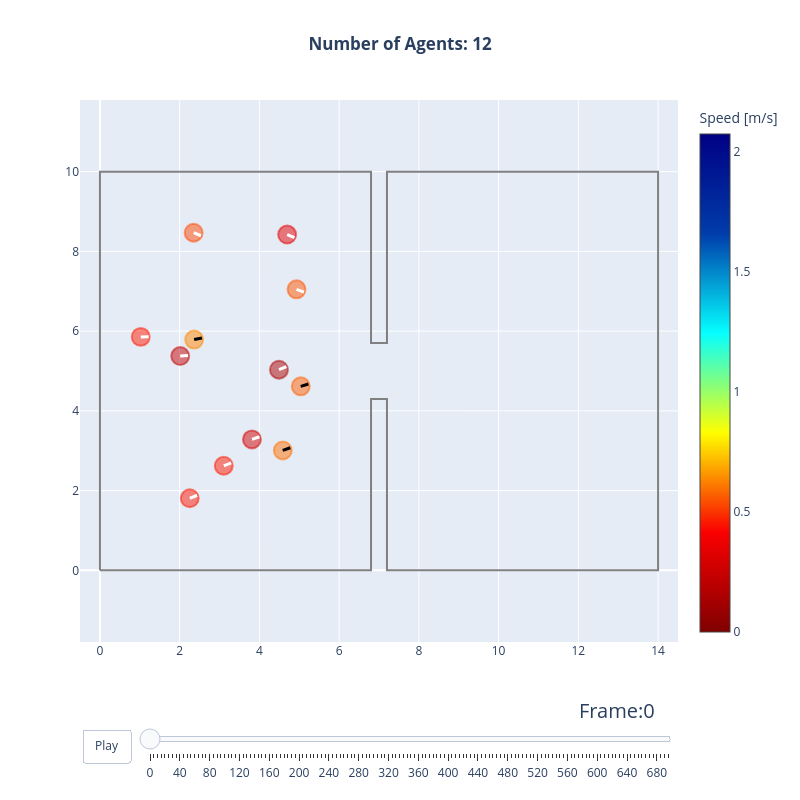

Notebook code cell kept with this figure:
### Markdown cell above
## Scenario 2 -- bottleneck (12 agents, 1.4 m aperture)

An hourglass room pinched to a 1.4 m opening -- mid-range of the tier-1
training distribution. This probes crowd behaviour rather than solo
navigation: queueing, merging and flow through the neck.

With training-parity contact physics active (the `walkable_geometry`
argument), agents can no longer pass through each other: a real queue
forms at the neck. Observed here: all 12 agents exit in ~30 s of
simulated time with a minimum centre-to-centre distance of ~0.29 m
(head-on body contact is 0.30 m; pre-physics this bottomed out at
~0.04 m). Note the honest trade-off: hard contact turns ghosting into
queueing, and the resulting bottleneck throughput sits below the
empirical range -- a policy-behaviour question (yielding, dense
packing) rather than an adapter one, consistent with the known
high-density weaknesses of the current checkpoints.

### Code cell
import numpy as np

BOTTLENECK_AREA = shapely.Polygon(
    [
        (0, 0), (6.8, 0), (6.8, 4.3), (7.2, 4.3), (7.2, 0), (14, 0),
        (14, 10), (7.2, 10), (7.2, 5.7), (6.8, 5.7), (6.8, 10), (0, 10),
    ]
)
BOTTLENECK_EXIT = [(13.0, 4.0), (14.0, 4.0), (14.0, 6.0), (13.0, 6.0)]

rng = np.random.default_rng(7)
BOTTLENECK_SPAWNS = [
    (float(x), float(y))
    for x, y in zip(rng.uniform(1.0, 5.5, 12), rng.uniform(1.5, 8.5, 12))
]

bottleneck_file = run_scenario(
    "bottleneck", BOTTLENECK_AREA, BOTTLENECK_EXIT, BOTTLENECK_SPAWNS
)
trajectory_data, walkable_area = read_sqlite_file(bottleneck_file)
animate(trajectory_data, walkable_area, every_nth_frame=5, radius=0.225)

### Figure 1 — Plotly figure (JSON) as saved in the notebook; plotly's stock layout.template omitted (floating-point values rounded to 4 significant figures)
{"data": [{"hoverinfo": "name", "line": {"color": "grey"}, "mode": "lines", "name": "Exterior", "showlegend": false, "type": "scatter", "x": [0.0, 0.0, 6.8, 6.8, 7.2, 7.2, 14.0, 14.0, 7.2, 7.2, 6.8, 6.8, 0.0], "y": [0.0, 10.0, 10.0, 5.7, 5.7, 10.0, 10.0, 0.0, 0.0, 4.3, 4.3, 0.0, 0.0]}, {"hoverinfo": "none", "marker": {"cmax": 2.076, "cmin": 0, "color": [0.1546, 0.4068, 0.09144, 0.1325, 0.3509, 0.3811, 0.2479, 0.1885, 0.4376, 0.2505, 0.4823, 0.2473], "colorbar": {"title": {"text": "Speed [m/s]"}}, "colorscale": [[0.0, "rgb(128,0,0)"], [0.2, "rgb(250,0,0)"], [0.4, "rgb(255,255,0)"], [0.6, "rgb(5,255,255)"], [0.8, "rgb(0,60,170)"], [1.0, "rgb(0,0,131)"]], "size": [0.45, 0.45, 0.45, 0.45, 0.45, 0.45, 0.45, 0.45, 0.45, 0.45, 0.45, 0.45]}, "mode": "markers", "showlegend": false, "text": [0.1546, 0.4068, 0.09144, 0.1325, 0.3509, 0.3811, 0.2479, 0.1885, 0.4376, 0.2505, 0.4823, 0.2473], "type": "scatter", "x": [3.813, 5.037, 4.491, 2.013, 2.351, 4.931, 1.024, 4.696, 4.587, 3.106, 2.364, 2.253], "y": [3.284, 4.616, 5.032, 5.374, 8.469, 7.049, 5.855, 8.423, 3.007, 2.621, 5.788, 1.808]}, {"hoverinfo": "text", "marker": {"opacity": 1, "size": 1}, "mode": "markers", "showlegend": false, "text": ["ID: 5, Pos(3.81,3.28)"], "type": "scatter", "x": [3.813], "y": [3.284]}, {"hoverinfo": "text", "marker": {"opacity": 1, "size": 1}, "mode": "markers", "showlegend": false, "text": ["ID: 6, Pos(5.04,4.62)"], "type": "scatter", "x": [5.037], "y": [4.616]}, {"hoverinfo": "text", "marker": {"opacity": 1, "size": 1}, "mode": "markers", "showlegend": false, "text": ["ID: 7, Pos(4.49,5.03)"], "type": "scatter", "x": [4.491], "y": [5.032]}, {"hoverinfo": "text", "marker": {"opacity": 1, "size": 1}, "mode": "markers", "showlegend": false, "text": ["ID: 8, Pos(2.01,5.37)"], "type": "scatter", "x": [2.013], "y": [5.374]}, {"hoverinfo": "text", "marker": {"opacity": 1, "size": 1}, "mode": "markers", "showlegend": false, "text": ["ID: 9, Pos(2.35,8.47)"], "type": "scatter", "x": [2.351], "y": [8.469]}, {"hoverinfo": "text", "marker": {"opacity": 1, "size": 1}, "mode": "markers", "showlegend": false, "text": ["ID: 10, Pos(4.93,7.05)"], "type": "scatter", "x": [4.931], "y": [7.049]}, {"hoverinfo": "text", "marker": {"opacity": 1, "size": 1}, "mode": "markers", "showlegend": false, "text": ["ID: 11, Pos(1.02,5.86)"], "type": "scatter", "x": [1.024], "y": [5.855]}, {"hoverinfo": "text", "marker": {"opacity": 1, "size": 1}, "mode": "markers", "showlegend": false, "text": ["ID: 12, Pos(4.70,8.42)"], "type": "scatter", "x": [4.696], "y": [8.423]}, {"hoverinfo": "text", "marker": {"opacity": 1, "size": 1}, "mode": "markers", "showlegend": false, "text": ["ID: 13, Pos(4.59,3.01)"], "type": "scatter", "x": [4.587], "y": [3.007]}, {"hoverinfo": "text", "marker": {"opacity": 1, "size": 1}, "mode": "markers", "showlegend": false, "text": ["ID: 14, Pos(3.11,2.62)"], "type": "scatter", "x": [3.106], "y": [2.621]}, {"hoverinfo": "text", "marker": {"opacity": 1, "size": 1}, "mode": "markers", "showlegend": false, "text": ["ID: 15, Pos(2.36,5.79)"], "type": "scatter", "x": [2.364], "y": [5.788]}, {"hoverinfo": "text", "marker": {"opacity": 1, "size": 1}, "mode": "markers", "showlegend": false, "text": ["ID: 16, Pos(2.25,1.81)"], "type": "scatter", "x": [2.253], "y": [1.808]}], "layout": {"autosize": false, "height": 800, "shapes": [{"fillcolor": "rgba(209, 0, 0, 0.5)", "line": {"color": "rgba(209, 0, 0, 0.5)"}, "type": "circle", "x0": 3.588, "x1": 4.038, "xref": "x", "y0": 3.059, "y1": 3.509, "yref": "y"}, {"fillcolor": "rgba(255, 96, 0, 0.5)", "line": {"color": "rgba(255, 96, 0, 0.5)"}, "type": "circle", "x0": 4.812, "x1": 5.262, "xref": "x", "y0": 4.391, "y1": 4.841, "yref": "y"}, {"fillcolor": "rgba(173, 0, 0, 0.5)", "line": {"color": "rgba(173, 0, 0, 0.5)"}, "type": "circle", "x0": 4.266, "x1": 4.716, "xref": "x", "y0": 4.807, "y1": 5.257, "yref": "y"}, {"fillcolor": "rgba(196, 0, 0, 0.5)", "line": {"color": "rgba(196, 0, 0, 0.5)"}, "type": "circle", "x0": 1.788, "x1": 2.238, "xref": "x", "y0": 5.149, "y1": 5.599, "yref": "y"}, {"fillcolor": "rgba(255, 71, 0, 0.5)", "line": {"color": "rgba(255, 71, 0, 0.5)"}, "type": "circle", "x0": 2.126, "x1": 2.576, "xref": "x", "y0": 8.244, "y1": 8.694, "yref": "y"}, {"fillcolor": "rgba(255, 85, 0, 0.5)", "line": {"color": "rgba(255, 85, 0, 0.5)"}, "type": "circle", "x0": 4.706, "x1": 5.156, "xref": "x", "y0": 6.824, "y1": 7.274, "yref": "y"}, {"fillcolor": "rgba(255, 26, 0, 0.5)", "line": {"color": "rgba(255, 26, 0, 0.5)"}, "type": "circle", "x0": 0.7987, "x1": 1.249, "xref": "x", "y0": 5.63, "y1": 6.08, "yref": "y"}, {"fillcolor": "rgba(228, 0, 0, 0.5)", "line": {"color": "rgba(228, 0, 0, 0.5)"}, "type": "circle", "x0": 4.471, "x1": 4.921, "xref": "x", "y0": 8.198, "y1": 8.648, "yref": "y"}, {"fillcolor": "rgba(255, 111, 0, 0.5)", "line": {"color": "rgba(255, 111, 0, 0.5)"}, "type": "circle", "x0": 4.362, "x1": 4.812, "xref": "x", "y0": 2.782, "y1": 3.232, "yref": "y"}, {"fillcolor": "rgba(255, 26, 0, 0.5)", "line": {"color": "rgba(255, 26, 0, 0.5)"}, "type": "circle", "x0": 2.881, "x1": 3.331, "xref": "x", "y0": 2.396, "y1": 2.846, "yref": "y"}, {"fillcolor": "rgba(255, 134, 0, 0.5)", "line": {"color": "rgba(255, 134, 0, 0.5)"}, "type": "circle", "x0": 2.139, "x1": 2.589, "xref": "x", "y0": 5.563, "y1": 6.013, "yref": "y"}, {"fillcolor": "rgba(255, 22, 0, 0.5)", "line": {"color": "rgba(255, 22, 0, 0.5)"}, "type": "circle", "x0": 2.028, "x1": 2.478, "xref": "x", "y0": 1.583, "y1": 2.033, "yref": "y"}, {"line": {"color": "white", "width": 3}, "type": "line", "x0": 3.813, "x1": 4.002, "y0": 3.284, "y1": 3.35}, {"line": {"color": "black", "width": 3}, "type": "line", "x0": 5.037, "x1": 5.229, "y0": 4.616, "y1": 4.674}, {"line": {"color": "white", "width": 3}, "type": "line", "x0": 4.491, "x1": 4.676, "y0": 5.032, "y1": 5.107}, {"line": {"color": "white", "width": 3}, "type": "line", "x0": 2.013, "x1": 2.213, "y0": 5.374, "y1": 5.391}, {"line": {"color": "white", "width": 3}, "type": "line", "x0": 2.351, "x1": 2.536, "y0": 8.469, "y1": 8.392}, {"line": {"color": "white", "width": 3}, "type": "line", "x0": 4.931, "x1": 5.118, "y0": 7.049, "y1": 6.978}, {"line": {"color": "white", "width": 3}, "type": "line", "x0": 1.024, "x1": 1.224, "y0": 5.855, "y1": 5.861}, {"line": {"color": "white", "width": 3}, "type": "line", "x0": 4.696, "x1": 4.88, "y0": 8.423, "y1": 8.346}, {"line": {"color": "black", "width": 3}, "type": "line", "x0": 4.587, "x1": 4.775, "y0": 3.007, "y1": 3.074}, {"line": {"color": "white", "width": 3}, "type": "line", "x0": 3.106, "x1": 3.292, "y0": 2.621, "y1": 2.693}, {"line": {"color": "black", "width": 3}, "type": "line", "x0": 2.364, "x1": 2.559, "y0": 5.788, "y1": 5.828}, {"line": {"color": "white", "width": 3}, "type": "line", "x0": 2.253, "x1": 2.438, "y0": 1.808, "y1": 1.884}], "sliders": [{"active": 0, "currentvalue": {"font": {"size": 20}, "prefix": "Frame:", "visible": true, "xanchor": "right"}, "len": 0.9, "pad": {"b": 10, "t": 50}, "steps": [{"args": [["0"], {"frame": {"duration": 100, "redraw": true}, "mode": "immediate", "transition": {"duration": 500}}], "label": "0", "method": "animate"}, {"args": [["5"], {"frame": {"duration": 100, "redraw": true}, "mode": "immediate", "transition": {"duration": 500}}], "label": "5", "method": "animate"}, {"args": [["10"], {"frame": {"duration": 100, "redraw": true}, "mode": "immediate", "transition": {"duration": 500}}], "label": "10", "method": "animate"}, {"args": [["15"], {"frame": {"duration": 100, "redraw": true}, "mode": "immediate", "transition": {"duration": 500}}], "label": "15", "method": "animate"}, {"args": [["20"], {"frame": {"duration": 100, "redraw": true}, "mode": "immediate", "transition": {"duration": 500}}], "label": "20", "method": "animate"}, {"args": [["25"], {"frame": {"duration": 100, "redraw": true}, "mode": "immediate", "transition": {"duration": 500}}], "label": "25", "method": "animate"}, {"args": [["30"], {"frame": {"duration": 100, "redraw": true}, "mode": "immediate", "transition": {"duration": 500}}], "label": "30", "method": "animate"}, {"args": [["35"], {"frame": {"duration": 100, "redraw": true}, "mode": "immediate", "transition": {"duration": 500}}], "label": "35", "method": "animate"}, {"args": [["40"], {"frame": {"duration": 100, "redraw": true}, "mode": "immediate", "transition": {"duration": 500}}], "label": "40", "method": "animate"}, {"args": [["45"], {"frame": {"duration": 100, "redraw": true}, "mode": "immediate", "transition": {"duration": 500}}], "label": "45", "method": "animate"}, {"args": [["50"], {"frame": {"duration": 100, "redraw": true}, "mode": "immediate", "transition": {"duration": 500}}], "label": "50", "method": "animate"}, {"args": [["55"], {"frame": {"duration": 100, "redraw": true}, "mode": "immediate", "transition": {"duration": 500}}], "label": "55", "method": "animate"}, {"args": [["60"], {"frame": {"duration": 100, "redraw": true}, "mode": "immediate", "transition": {"duration": 500}}], "label": "60", "method": "animate"}, {"args": [["65"], {"frame": {"duration": 100, "redraw": true}, "mode": "immediate", "transition": {"duration": 500}}], "label": "65", "method": "animate"}, {"args": [["70"], {"frame": {"duration": 100, "redraw": true}, "mode": "immediate", "transition": {"duration": 500}}], "label": "70", "method": "animate"}, {"args": [["75"], {"frame": {"duration": 100, "redraw": true}, "mode": "immediate", "transition": {"duration": 500}}], "label": "75", "method": "animate"}, {"args": [["80"], {"frame": {"duration": 100, "redraw": true}, "mode": "immediate", "transition": {"duration": 500}}], "label": "80", "method": "animate"}, {"args": [["85"], {"frame": {"duration": 100, "redraw": true}, "mode": "immediate", "transition": {"duration": 500}}], "label": "85", "method": "animate"}, {"args": [["90"], {"frame": {"duration": 100, "redraw": true}, "mode": "immediate", "transition": {"duration": 500}}], "label": "90", "method": "animate"}, {"args": [["95"], {"frame": {"duration": 100, "redraw": true}, "mode": "immediate", "transition": {"duration": 500}}], "label": "95", "method": "animate"}, {"args": [["100"], {"frame": {"duration": 100, "redraw": true}, "mode": "immediate", "transition": {"duration": 500}}], "label": "100", "method": "animate"}, {"args": [["105"], {"frame": {"duration": 100, "redraw": true}, "mode": "immediate", "transition": {"duration": 500}}], "label": "105", "method": "animate"}, {"args": [["110"], {"frame": {"duration": 100, "redraw": true}, "mode": "immediate", "transition": {"duration": 500}}], "label": "110", "method": "animate"}, {"args": [["115"], {"frame": {"duration": 100, "redraw": true}, "mode": "immediate", "transition": {"duration": 500}}], "label": "115", "method": "animate"}, {"args": [["120"], {"frame": {"duration": 100, "redraw": true}, "mode": "immediate", "transition": {"duration": 500}}], "label": "120", "method": "animate"}, {"args": [["125"], {"frame": {"duration": 100, "redraw": true}, "mode": "immediate", "transition": {"duration": 500}}], "label": "125", "method": "animate"}, {"args": [["130"], {"frame": {"duration": 100, "redraw": true}, "mode": "immediate", "transition": {"duration": 500}}], "label": "130", "method": "animate"}, {"args": [["135"], {"frame": {"duration": 100, "redraw": true}, "mode": "immediate", "transition": {"duration": 500}}], "label": "135", "method": "animate"}, {"args": [["140"], {"frame": {"duration": 100, "redraw": true}, "mode": "immediate", "transition": {"duration": 500}}], "label": "140", "method": "animate"}, {"args": [["145"], {"frame": {"duration": 100, "redraw": true}, "mode": "immediate", "transition": {"duration": 500}}], "label": "145", "method": "animate"}, {"args": [["150"], {"frame": {"duration": 100, "redraw": true}, "mode": "immediate", "transition": {"duration": 500}}], "label": "150", "method": "animate"}, {"args": [["155"], {"frame": {"duration": 100, "redraw": true}, "mode": "immediate", "transition": {"duration": 500}}], "label": "155", "method": "animate"}, {"args": [["160"], {"frame": {"duration": 100, "redraw": true}, "mode": "immediate", "transition": {"duration": 500}}], "label": "160", "method": "animate"}, {"args": [["165"], {"frame": {"duration": 100, "redraw": true}, "mode": "immediate", "transition": {"duration": 500}}], "label": "165", "method": "animate"}, {"args": [["170"], {"frame": {"duration": 100, "redraw": true}, "mode": "immediate", "transition": {"duration": 500}}], "label": "170", "method": "animate"}, {"args": [["175"], {"frame": {"duration": 100, "redraw": true}, "mode": "immediate", "transition": {"duration": 500}}], "label": "175", "method": "animate"}, {"args": [["180"], {"frame": {"duration": 100, "redraw": true}, "mode": "immediate", "transition": {"duration": 500}}], "label": "180", "method": "animate"}, {"args": [["185"], {"frame": {"duration": 100, "redraw": true}, "mode": "immediate", "transition": {"duration": 500}}], "label": "185", "method": "animate"}, {"args": [["190"], {"frame": {"duration": 100, "redraw": true}, "mode": "immediate", "transition": {"duration": 500}}], "label": "190", "method": "animate"}, {"args": [["195"], {"frame": {"duration": 100, "redraw": true}, "mode": "immediate", "transition": {"duration": 500}}], "label": "195", "method": "animate"}, {"args": [["200"], {"frame": {"duration": 100, "redraw": true}, "mode": "immediate", "transition": {"duration": 500}}], "label": "200", "method": "animate"}, {"args": [["205"], {"frame": {"duration": 100, "redraw": true}, "mode": "immediate", "transition": {"duration": 500}}], "label": "205", "method": "animate"}, {"args": [["210"], {"frame": {"duration": 100, "redraw": true}, "mode": "immediate", "transition": {"duration": 500}}], "label": "210", "method": "animate"}, {"args": [["215"], {"frame": {"duration": 100, "redraw": true}, "mode": "immediate", "transition": {"duration": 500}}], "label": "215", "method": "animate"}, {"args": [["220"], {"frame": {"duration": 100, "redraw": true}, "mode": "immediate", "transition": {"duration": 500}}], "label": "220", "method": "animate"}, {"args": [["225"], {"frame": {"duration": 100, "redraw": true}, "mode": "immediate", "transition": {"duration": 500}}], "label": "225", "method": "animate"}, {"args": [["230"], {"frame": {"duration": 100, "redraw": true}, "mode": "immediate", "transition": {"duration": 500}}], "label": "230", "method": "animate"}, {"args": [["235"], {"frame": {"duration": 100, "redraw": true}, "mode": "immediate", "transition": {"duration": 500}}], "label": "235", "method": "animate"}, {"args": [["240"], {"frame": {"duration": 100, "redraw": true}, "mode": "immediate", "transition": {"duration": 500}}], "label": "240", "method": "animate"}, {"args": [["245"], {"frame": {"duration": 100, "redraw": true}, "mode": "immediate", "transition": {"duration": 500}}], "label": "245", "method": "animate"}, {"args": [["250"], {"frame": {"duration": 100, "redraw": true}, "mode": "immediate", "transition": {"duration": 500}}], "label": "250", "method": "animate"}, {"args": [["255"], {"frame": {"duration": 100, "redraw": true}, "mode": "immediate", "transition": {"duration": 500}}], "label": "255", "method": "animate"}, {"args": [["260"], {"frame": {"duration": 100, "redraw": true}, "mode": "immediate", "transition": {"duration": 500}}], "label": "260", "method": "animate"}, {"args": [["265"], {"frame": {"duration": 100, "redraw": true}, "mode": "immediate", "transition": {"duration": 500}}], "label": "265", "method": "animate"}, {"args": [["270"], {"frame": {"duration": 100, "redraw": true}, "mode": "immediate", "transition": {"duration": 500}}], "label": "270", "method": "animate"}, {"args": [["275"], {"frame": {"duration": 100, "redraw": true}, "mode": "immediate", "transition": {"duration": 500}}], "label": "275", "method": "animate"}, {"args": [["280"], {"frame": {"duration": 100, "redraw": true}, "mode": "immediate", "transition": {"duration": 500}}], "label": "280", "method": "animate"}, {"args": [["285"], {"frame": {"duration": 100, "redraw": true}, "mode": "immediate", "transition": {"duration": 500}}], "label": "285", "method": "animate"}, {"args": [["290"], {"frame": {"duration": 100, "redraw": true}, "mode": "immediate", "transition": {"duration": 500}}], "label": "290", "method": "animate"}, {"args": [["295"], {"frame": {"duration": 100, "redraw": true}, "mode": "immediate", "transition": {"duration": 500}}], "label": "295", "method": "animate"}, {"args": [["300"], {"frame": {"duration": 100, "redraw": true}, "mode": "immediate", "transition": {"duration": 500}}], "label": "300", "method": "animate"}, {"args": [["305"], {"frame": {"duration": 100, "redraw": true}, "mode": "immediate", "transition": {"duration": 500}}], "label": "305", "method": "animate"}, {"args": [["310"], {"frame": {"duration": 100, "redraw": true}, "mode": "immediate", "transition": {"duration": 500}}], "label": "310", "method": "animate"}, {"args": [["315"], {"frame": {"duration": 100, "redraw": true}, "mode": "immediate", "transition": {"duration": 500}}], "label": "315", "method": "animate"}, {"args": [["320"], {"frame": {"duration": 100, "redraw": true}, "mode": "immediate", "transition": {"duration": 500}}], "label": "320", "method": "animate"}, {"args": [["325"], {"frame": {"duration": 100, "redraw": true}, "mode": "immediate", "transition": {"duration": 500}}], "label": "325", "method": "animate"}, {"args": [["330"], {"frame": {"duration": 100, "redraw": true}, "mode": "immediate", "transition": {"duration": 500}}], "label": "330", "method": "animate"}, {"args": [["335"], {"frame": {"duration": 100, "redraw": true}, "mode": "immediate", "transition": {"duration": 500}}], "label": "335", "method": "animate"}, {"args": [["340"], {"frame": {"duration": 100, "redraw": true}, "mode": "immediate", "transition": {"duration": 500}}], "label": "340", "method": "animate"}, {"args": [["345"], {"frame": {"duration": 100, "redraw": true}, "mode": "immediate", "transition": {"duration": 500}}], "label": "345", "method": "animate"}, {"args": [["350"], {"frame": {"duration": 100, "redraw": true}, "mode": "immediate", "transition": {"duration": 500}}], "label": "350", "method": "animate"}, {"args": [["355"], {"frame": {"duration": 100, "redraw": true}, "mode": "immediate", "transition": {"duration": 500}}], "label": "355", "method": "animate"}, {"args": [["360"], {"frame": {"duration": 100, "redraw": true}, "mode": "immediate", "transition": {"duration": 500}}], "label": "360", "method": "animate"}, {"args": [["365"], {"frame": {"duration": 100, "redraw": true}, "mode": "immediate", "transition": {"duration": 500}}], "label": "365", "method": "animate"}, {"args": [["370"], {"frame": {"duration": 100, "redraw": true}, "mode": "immediate", "transition": {"duration": 500}}], "label": "370", "method": "animate"}, {"args": [["375"], {"frame": {"duration": 100, "redraw": true}, "mode": "immediate", "transition": {"duration": 500}}], "label": "375", "method": "animate"}, {"args": [["380"], {"frame": {"duration": 100, "redraw": true}, "mode": "immediate", "transition": {"duration": 500}}], "label": "380", "method": "animate"}, {"args": [["385"], {"frame": {"duration": 100, "redraw": true}, "mode": "immediate", "transition": {"duration": 500}}], "label": "385", "method": "animate"}, {"args": [["390"], {"frame": {"duration": 100, "redraw": true}, "mode": "immediate", "transition": {"duration": 500}}], "label": "390", "method": "animate"}, {"args": [["395"], {"frame": {"duration": 100, "redraw": true}, "mode": "immediate", "transition": {"duration": 500}}], "label": "395", "method": "animate"}, {"args": [["400"], {"frame": {"duration": 100, "redraw": true}, "mode": "immediate", "transition": {"duration": 500}}], "label": "400", "method": "animate"}, {"args": [["405"], {"frame": {"duration": 100, "redraw": true}, "mode": "immediate", "transition": {"duration": 500}}], "label": "405", "method": "animate"}, {"args": [["410"], {"frame": {"duration": 100, "redraw": true}, "mode": "immediate", "transition": {"duration": 500}}], "label": "410", "method": "animate"}, {"args": [["415"], {"frame": {"duration": 100, "redraw": true}, "mode": "immediate", "transition": {"duration": 500}}], "label": "415", "method": "animate"}, {"args": [["420"], {"frame": {"duration": 100, "redraw": true}, "mode": "immediate", "transition": {"duration": 500}}], "label": "420", "method": "animate"}, {"args": [["425"], {"frame": {"duration": 100, "redraw": true}, "mode": "immediate", "transition": {"duration": 500}}], "label": "425", "method": "animate"}, {"args": [["430"], {"frame": {"duration": 100, "redraw": true}, "mode": "immediate", "transition": {"duration": 500}}], "label": "430", "method": "animate"}, {"args": [["435"], {"frame": {"duration": 100, "redraw": true}, "mode": "immediate", "transition": {"duration": 500}}], "label": "435", "method": "animate"}, {"args": [["440"], {"frame": {"duration": 100, "redraw": true}, "mode": "immediate", "transition": {"duration": 500}}], "label": "440", "method": "animate"}, {"args": [["445"], {"frame": {"duration": 100, "redraw": true}, "mode": "immediate", "transition": {"duration": 500}}], "label": "445", "method": "animate"}, {"args": [["450"], {"frame": {"duration": 100, "redraw": true}, "mode": "immediate", "transition": {"duration": 500}}], "label": "450", "method": "animate"}, {"args": [["455"], {"frame": {"duration": 100, "redraw": true}, "mode": "immediate", "transition": {"duration": 500}}], "label": "455", "method": "animate"}, {"args": [["460"], {"frame": {"duration": 100, "redraw": true}, "mode": "immediate", "transition": {"duration": 500}}], "label": "460", "method": "animate"}, {"args": [["465"], {"frame": {"duration": 100, "redraw": true}, "mode": "immediate", "transition": {"duration": 500}}], "label": "465", "method": "animate"}, {"args": [["470"], {"frame": {"duration": 100, "redraw": true}, "mode": "immediate", "transition": {"duration": 500}}], "label": "470", "method": "animate"}, {"args": [["475"], {"frame": {"duration": 100, "redraw": true}, "mode": "immediate", "transition": {"duration": 500}}], "label": "475", "method": "animate"}, {"args": [["480"], {"frame": {"duration": 100, "redraw": true}, "mode": "immediate", "transition": {"duration": 500}}], "label": "480", "method": "animate"}, {"args": [["485"], {"frame": {"duration": 100, "redraw": true}, "mode": "immediate", "transition": {"duration": 500}}], "label": "485", "method": "animate"}, {"args": [["490"], {"frame": {"duration": 100, "redraw": true}, "mode": "immediate", "transition": {"duration": 500}}], "label": "490", "method": "animate"}, {"args": [["495"], {"frame": {"duration": 100, "redraw": true}, "mode": "immediate", "transition": {"duration": 500}}], "label": "495", "method": "animate"}, {"args": [["500"], {"frame": {"duration": 100, "redraw": true}, "mode": "immediate", "transition": {"duration": 500}}], "label": "500", "method": "animate"}, {"args": [["505"], {"frame": {"duration": 100, "redraw": true}, "mode": "immediate", "transition": {"duration": 500}}], "label": "505", "method": "animate"}, {"args": [["510"], {"frame": {"duration": 100, "redraw": true}, "mode": "immediate", "transition": {"duration": 500}}], "label": "510", "method": "animate"}, {"args": [["515"], {"frame": {"duration": 100, "redraw": true}, "mode": "immediate", "transition": {"duration": 500}}], "label": "515", "method": "animate"}, {"args": [["520"], {"frame": {"duration": 100, "redraw": true}, "mode": "immediate", "transition": {"duration": 500}}], "label": "520", "method": "animate"}, {"args": [["525"], {"frame": {"duration": 100, "redraw": true}, "mode": "immediate", "transition": {"duration": 500}}], "label": "525", "method": "animate"}, {"args": [["530"], {"frame": {"duration": 100, "redraw": true}, "mode": "immediate", "transition": {"duration": 500}}], "label": "530", "method": "animate"}, {"args": [["535"], {"frame": {"duration": 100, "redraw": true}, "mode": "immediate", "transition": {"duration": 500}}], "label": "535", "method": "animate"}, {"args": [["540"], {"frame": {"duration": 100, "redraw": true}, "mode": "immediate", "transition": {"duration": 500}}], "label": "540", "method": "animate"}, {"args": [["545"], {"frame": {"duration": 100, "redraw": true}, "mode": "immediate", "transition": {"duration": 500}}], "label": "545", "method": "animate"}, {"args": [["550"], {"frame": {"duration": 100, "redraw": true}, "mode": "immediate", "transition": {"duration": 500}}], "label": "550", "method": "animate"}, {"args": [["555"], {"frame": {"duration": 100, "redraw": true}, "mode": "immediate", "transition": {"duration": 500}}], "label": "555", "method": "animate"}, {"args": [["560"], {"frame": {"duration": 100, "redraw": true}, "mode": "immediate", "transition": {"duration": 500}}], "label": "560", "method": "animate"}, {"args": [["565"], {"frame": {"duration": 100, "redraw": true}, "mode": "immediate", "transition": {"duration": 500}}], "label": "565", "method": "animate"}, {"args": [["570"], {"frame": {"duration": 100, "redraw": true}, "mode": "immediate", "transition": {"duration": 500}}], "label": "570", "method": "animate"}, {"args": [["575"], {"frame": {"duration": 100, "redraw": true}, "mode": "immediate", "transition": {"duration": 500}}], "label": "575", "method": "animate"}, {"args": [["580"], {"frame": {"duration": 100, "redraw": true}, "mode": "immediate", "transition": {"duration": 500}}], "label": "580", "method": "animate"}, {"args": [["585"], {"frame": {"duration": 100, "redraw": true}, "mode": "immediate", "transition": {"duration": 500}}], "label": "585", "method": "animate"}, {"args": [["590"], {"frame": {"duration": 100, "redraw": true}, "mode": "immediate", "transition": {"duration": 500}}], "label": "590", "method": "animate"}, {"args": [["595"], {"frame": {"duration": 100, "redraw": true}, "mode": "immediate", "transition": {"duration": 500}}], "label": "595", "method": "animate"}, {"args": [["600"], {"frame": {"duration": 100, "redraw": true}, "mode": "immediate", "transition": {"duration": 500}}], "label": "600", "method": "animate"}, {"args": [["605"], {"frame": {"duration": 100, "redraw": true}, "mode": "immediate", "transition": {"duration": 500}}], "label": "605", "method": "animate"}, {"args": [["610"], {"frame": {"duration": 100, "redraw": true}, "mode": "immediate", "transition": {"duration": 500}}], "label": "610", "method": "animate"}, {"args": [["615"], {"frame": {"duration": 100, "redraw": true}, "mode": "immediate", "transition": {"duration": 500}}], "label": "615", "method": "animate"}, {"args": [["620"], {"frame": {"duration": 100, "redraw": true}, "mode": "immediate", "transition": {"duration": 500}}], "label": "620", "method": "animate"}, {"args": [["625"], {"frame": {"duration": 100, "redraw": true}, "mode": "immediate", "transition": {"duration": 500}}], "label": "625", "method": "animate"}, {"args": [["630"], {"frame": {"duration": 100, "redraw": true}, "mode": "immediate", "transition": {"duration": 500}}], "label": "630", "method": "animate"}, {"args": [["635"], {"frame": {"duration": 100, "redraw": true}, "mode": "immediate", "transition": {"duration": 500}}], "label": "635", "method": "animate"}, {"args": [["640"], {"frame": {"duration": 100, "redraw": true}, "mode": "immediate", "transition": {"duration": 500}}], "label": "640", "method": "animate"}, {"args": [["645"], {"frame": {"duration": 100, "redraw": true}, "mode": "immediate", "transition": {"duration": 500}}], "label": "645", "method": "animate"}, {"args": [["650"], {"frame": {"duration": 100, "redraw": true}, "mode": "immediate", "transition": {"duration": 500}}], "label": "650", "method": "animate"}, {"args": [["655"], {"frame": {"duration": 100, "redraw": true}, "mode": "immediate", "transition": {"duration": 500}}], "label": "655", "method": "animate"}, {"args": [["660"], {"frame": {"duration": 100, "redraw": true}, "mode": "immediate", "transition": {"duration": 500}}], "label": "660", "method": "animate"}, {"args": [["665"], {"frame": {"duration": 100, "redraw": true}, "mode": "immediate", "transition": {"duration": 500}}], "label": "665", "method": "animate"}, {"args": [["670"], {"frame": {"duration": 100, "redraw": true}, "mode": "immediate", "transition": {"duration": 500}}], "label": "670", "method": "animate"}, {"args": [["675"], {"frame": {"duration": 100, "redraw": true}, "mode": "immediate", "transition": {"duration": 500}}], "label": "675", "method": "animate"}, {"args": [["680"], {"frame": {"duration": 100, "redraw": true}, "mode": "immediate", "transition": {"duration": 500}}], "label": "680", "method": "animate"}, {"args": [["685"], {"frame": {"duration": 100, "redraw": true}, "mode": "immediate", "transition": {"duration": 500}}], "label": "685", "method": "animate"}, {"args": [["690"], {"frame": {"duration": 100, "redraw": true}, "mode": "immediate", "transition": {"duration": 500}}], "label": "690", "method": "animate"}, {"args": [["695"], {"frame": {"duration": 100, "redraw": true}, "mode": "immediate", "transition": {"duration": 500}}], "label": "695", "method": "animate"}], "transition": {"duration": 100, "easing": "cubic-in-out"}, "x": 0.1, "xanchor": "left", "y": 0, "yanchor": "top"}], "title": {"text": "<b>Number of Agents: 12</b>", "x": 0.5}, "updatemenus": [{"buttons": [{"args": [null, {"frame": {"duration": 100, "redraw": true}, "fromcurrent": true}], "label": "Play", "method": "animate"}], "direction": "left", "pad": {"r": 10, "t": 87}, "showactive": false, "type": "buttons", "x": 0.1, "xanchor": "right", "y": 0, "yanchor": "top"}], "width": 800, "xaxis": {"range": [-0.5, 14.5]}, "yaxis": {"range": [-0.5, 10.5], "scaleanchor": "x", "scaleratio": 1}}}
